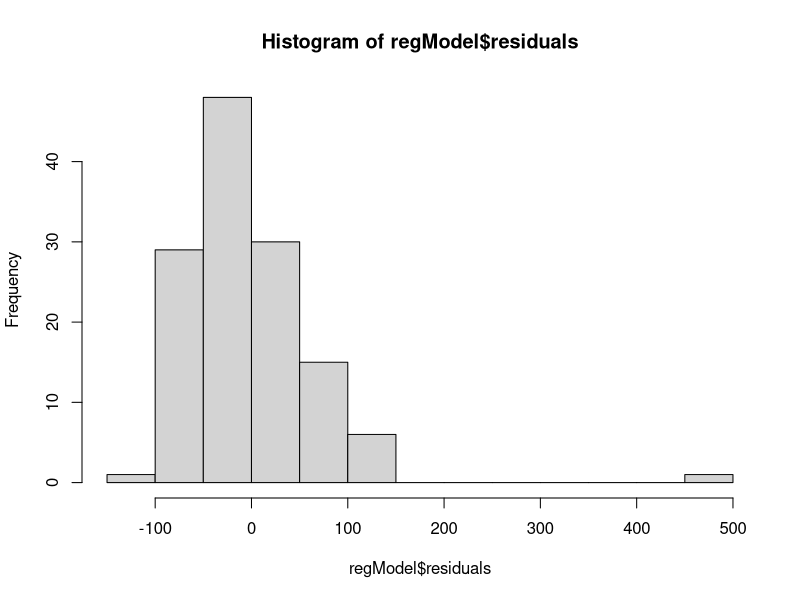
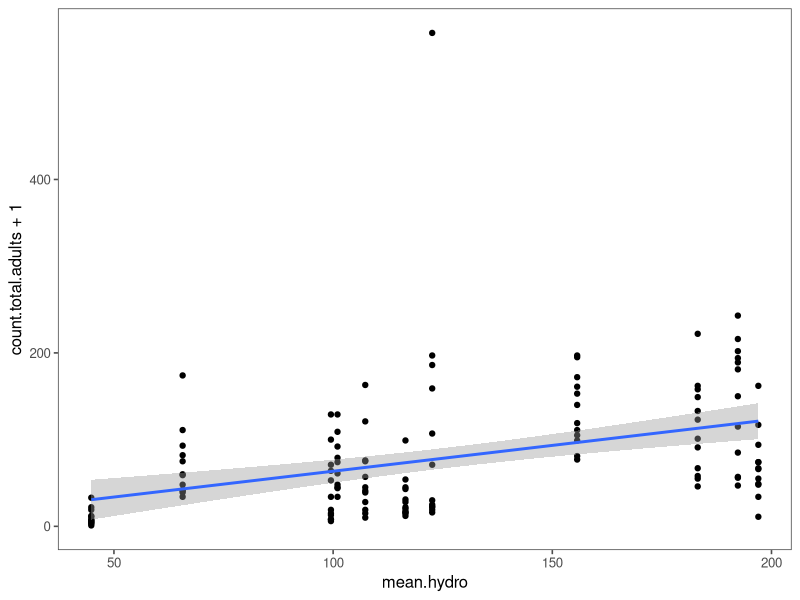
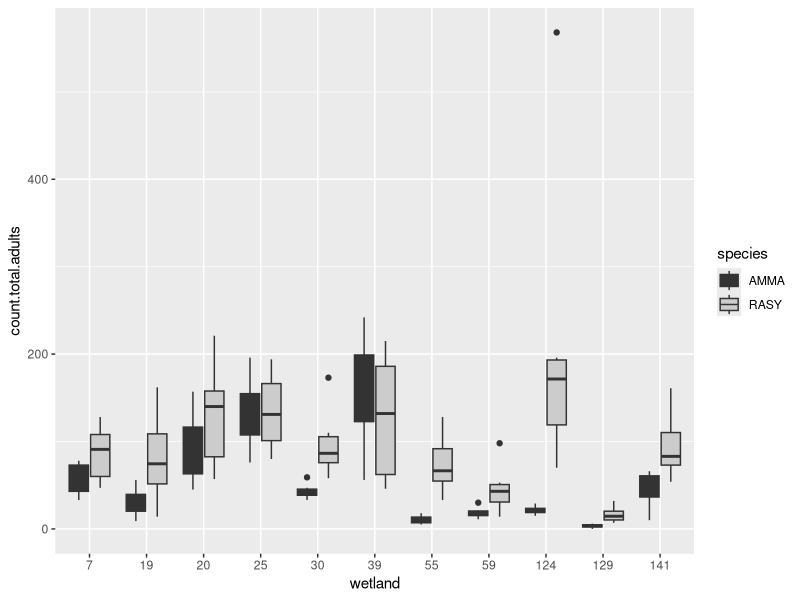
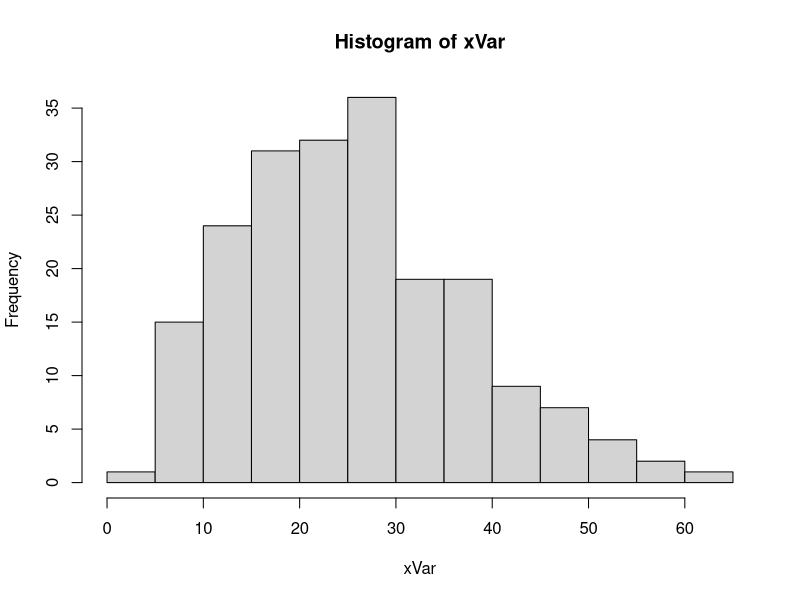
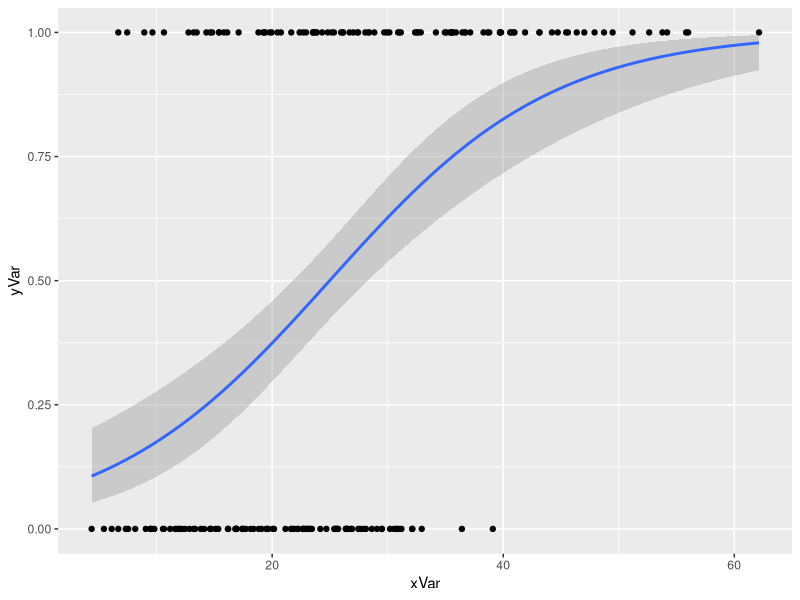
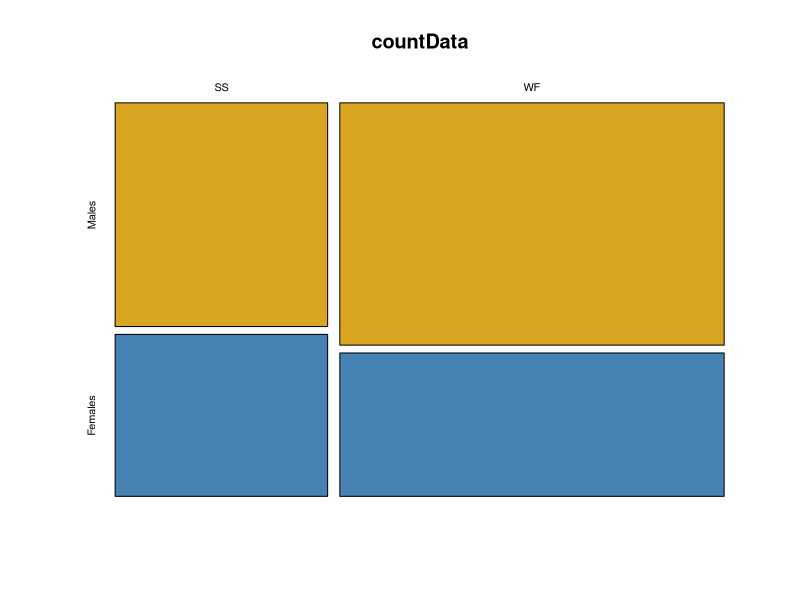
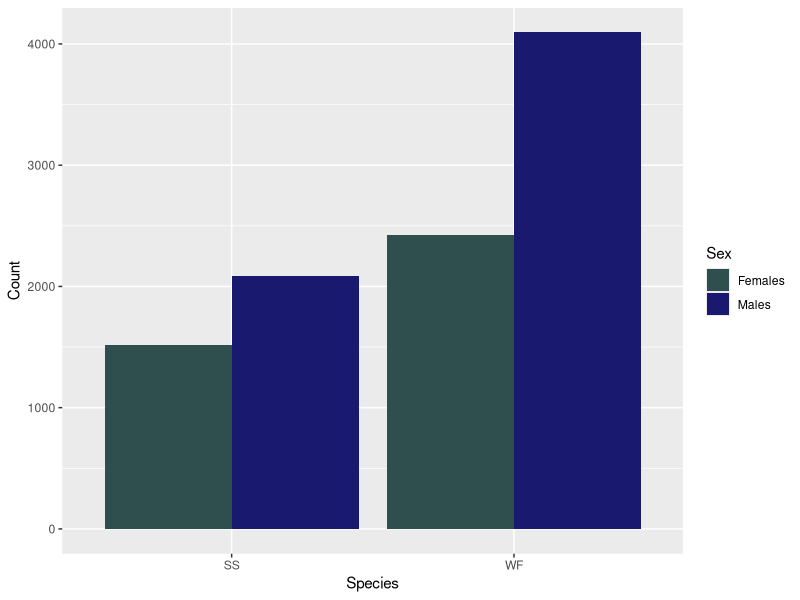
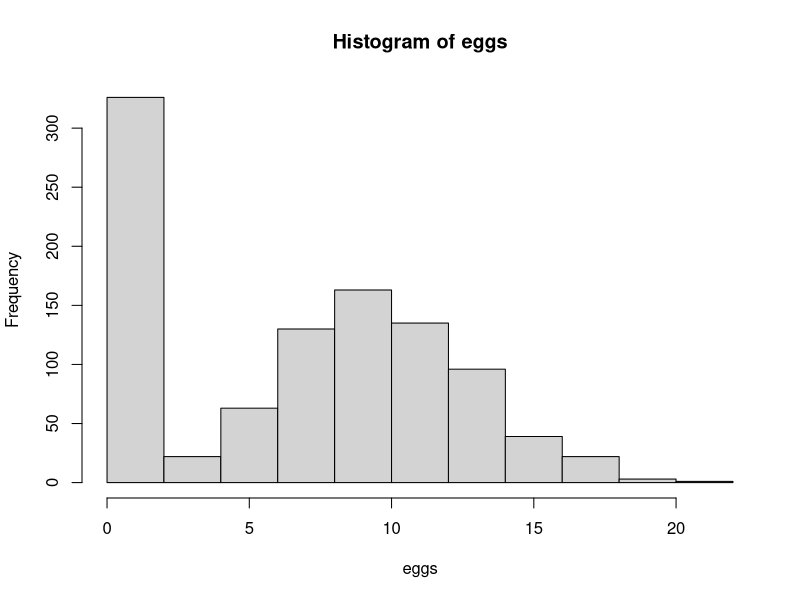

Generate these figures, in order, with R:
### Lecture 9 Simple Data Analysis and More Complex Control Structures
### 30 January 2023
### SS

# load in data
dryadData <- read.table(file="data/veysey-babbitt_data_amphibians2.csv", header=TRUE, sep=",")

## Set up libraries
library(tidyverse)
library(ggthemes)

#### Analyses
### Experimental designs
### independent/explanatory variable (x axis) vs dependent/ response variable (y axis)
### continuous (range of numbers: height, weight, temperature) vs discrete/categorical (categories: species, treatment groups, site)

glimpse(dryadData)

### Basic linear regression analysis (2 continuous variables)
## Is there a relationship between the mean pool hydroperiod and the number of breeding frogs

## y ~ x
regModel <- lm(count.total.adults ~ mean.hydro, data=dryadData)
print(regModel)
summary(regModel)
hist(regModel$residuals) ## histogram
summary(regModel)$"r.squared" ## returns just the r squared value
summary(regModel)[["r.squared"]]

#View(summary(regModel))

regPlot <- ggplot(data = dryadData, aes(x=mean.hydro, y=count.total.adults+1)) + 
  geom_point() + 
  stat_smooth(method="lm", se = 0.99)
regPlot + theme_few()

### Basic ANOVA
### Was there a statistically significant difference in the number of adults among wetlands?
#y~x

ANOmodel <- aov(count.total.adults ~ factor(wetland), data = dryadData) # factor makes the argument categorical
summary(ANOmodel) # P Value is the most important information usually

dryadData %>%
  group_by(wetland) %>%
  summarise(avgHydro = mean(count.total.adults, na.rm =T), N=n())

### Boxplot
dryadData$wetland <- factor(dryadData$wetland) # originally read as an int, now is read as a factor
class(dryadData$wetland)

ANOplot <- ggplot(data=dryadData, mapping = aes(x= wetland, y=count.total.adults, fill=species)) + # filled by species -> displays the colors based on the species. A legend is provided
  geom_boxplot()+
  scale_fill_grey() # makes the fill grey scale
ANOplot

# can save the image by exporting it OR
ggsave(file = "SpeciesBoxplots.pdf", plot=ANOplot, device="pdf")

#to resize, click the zoom option, resize to the desired size, right click and save from there

### Logistic regression
## data frame

#gamma probabilities are best for continuous variables that are always positive and have a skewed distribution 
xVar <- sort(rgamma(n=200, shape = 5, scale = 5)) # shape and scale are more statistics
hist(xVar)
yVar <- sample(rep(c(1,0), each = 100), prob = seq_len(200))

logRegData <- data.frame(xVar, yVar)
glimpse(logRegData)

##Logistic regression
logRegModel <- glm(yVar ~ xVar, data = logRegData, family = binomial(link=logit))
  summary(logRegModel)

LogRegPlot <- ggplot(data = logRegData, aes(x=xVar, y=yVar)) +
  geom_point()+
  stat_smooth(method = "glm", method.args=list(family=binomial))
print(LogRegPlot)  


##Contingency table (chi-squared) Analysis
  ## both are categorical (?)
  ## Are there differences between males and females between species

countData <- dryadData %>%
  group_by(species) %>%
  summarize(Males =sum(No.males, na.rm = T), Females = sum(No.females, na.rm=T)) %>%
  select(-species) %>%
  as.matrix()
  
  row.names(countData) = c("SS","WF")
countData  

## Chi-squared
chisq.test(countData)$residuals
testResults <-chisq.test(countData)  
testResults$residuals  
testResults$expected  

###### mosiac pplot (base R)
mosaicplot(x=countData,
           col=c("goldenrod", "steelblue"), shade = FALSE)

### bar plot
countDataLong <- countData %>%
  as_tibble() %>%
  mutate(Species = c(rownames(countData))) %>%
  pivot_longer(cols = Males:Females, names_to = "Sex", values_to="Count")

### Plot bar graph
ggplot(data = countDataLong,
       mapping = aes(x=Species, y=Count, fill= Sex)) +
  geom_bar(stat="identity", position = "dodge") + #plots bars next to each other
  scale_fill_manual(values=c("darkslategrey","midnightblue"))



##############################################################
#### Control Structures

# if and ifelse statements

###### if statement
#### if (condition) {expression 1}


#### if (condition) {expression1} else {expression2}

### if any unspecified else, captures the rest of unspecified conditions
# else Must appear on the same line as the expression 
# use it for single values

z <- signif(runif(1), digits=2)
z > .5

### use {} or not

if (z > 0.8) {cat(z, "is a large number", "\n")} else 
  if (z < 0.2) {cat(z, "is a small number", "\n")} else
  {cat(z, "is a number of typical size", "\n") 
    cat("z^2 = ", z^2, "\n")}


# "\n' end with a line break

##### ifelse to fill vectors

#### ifelse(condition, yes, no)

## Insect population where females lay 10.2 eggs on average, follows a Poisson distribution (discrete probability distribution showing the likely number of times an event will occur). 35% parasitism where no eggs are laid. Let's make a distribution for 1000 individuals

tester <- runif(1000)
eggs <- ifelse(tester > 0.35, rpois(n=1000, lambda = 10.2), 0)
hist(eggs)


### vector of p-values from a simulation and we want to create a vector to highlight the significant ones for plotting

pVals <- runif(1000)
z <- ifelse(pVals <= 0.025, "lowerTail", "nonSig")

z[pVals >= 0.975] <- "upperTail"
table(z)


###### for loops
#### workhorse function for doing repetitive tasks
## universal in a ll computer languages
## controversial in R because it is often unnecessary (vectorization in R)
# - Also, very slow with certain operations
# - family of apply functions

#### Anatomy of for loop
### for(var in sequence){#starts the forloop
  #body of the for loop
  #end of for loop}

# var  is a counter variable that holds the current value of the loop (i, j, k)
# sequence is an integer vector that defines start/end of loop

for(i in 1:5){
  cat("stuck in a loop. Please help.", i, "\n")
  cat(3+2, "\n")
  cat(3+i, "\n")
}

print(i) # 5, the number the for loop ended on

### Use a counter variable that maps to the position of each element

my_dogs <- c("chow", "akita", "malamute", "husky", "samoyed")

for(i in 1:length(my_dogs)){
  cat("i=", i, "my_dogs[i]=", my_dogs[i], "\n")
}

### use double for loops
m <- matrix(round(runif(20), digits=2), nrow=5)

for (i in 1:nrow(m)){
  m[i,] <- m[i,] + i
}
m

## loop over columns
m <- matrix(round(runif(20), digits=2), nrow=5)

for (j in 1:ncol(m)){
  m[,j] <- m[,j] + j
}
m

#### loop over rows and columns
m <- matrix(round(runif(20), digits=2), nrow=5)

for (i in 1:nrow(m)){
  for(j in 1:ncol(m)){
    m[i,j] <- m[i,j] + i + j
  }
}
m


